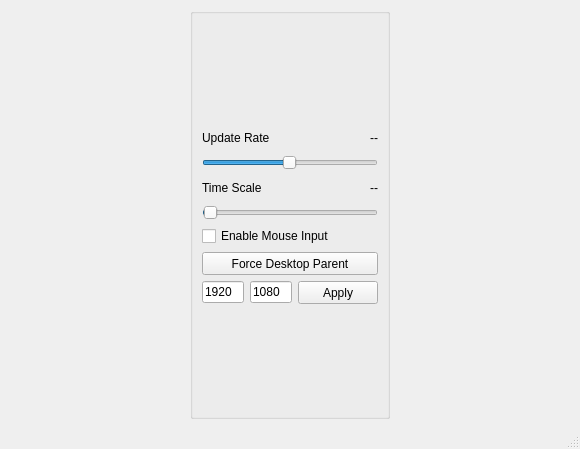
<?xml version="1.0" encoding="UTF-8"?>
<ui version="4.0">
 <class>MainWindow</class>
 <widget class="QMainWindow" name="MainWindow">
  <property name="geometry">
   <rect>
    <x>0</x>
    <y>0</y>
    <width>580</width>
    <height>449</height>
   </rect>
  </property>
  <property name="maximumSize">
   <size>
    <width>580</width>
    <height>581</height>
   </size>
  </property>
  <property name="windowTitle">
   <string>ShaderPaper</string>
  </property>
  <widget class="QWidget" name="centralwidget">
   <layout class="QGridLayout" name="gridLayout">
    <property name="leftMargin">
     <number>8</number>
    </property>
    <property name="topMargin">
     <number>8</number>
    </property>
    <property name="rightMargin">
     <number>8</number>
    </property>
    <property name="bottomMargin">
     <number>8</number>
    </property>
    <item row="0" column="0">
     <widget class="QGroupBox" name="groupBox">
      <property name="maximumSize">
       <size>
        <width>200</width>
        <height>16777215</height>
       </size>
      </property>
      <property name="title">
       <string/>
      </property>
      <property name="flat">
       <bool>false</bool>
      </property>
      <property name="checkable">
       <bool>false</bool>
      </property>
      <layout class="QVBoxLayout" name="verticalLayout_3">
       <item>
        <layout class="QVBoxLayout" name="verticalLayout">
         <item>
          <layout class="QHBoxLayout" name="horizontalLayout_3">
           <item>
            <widget class="QLabel" name="label_3">
             <property name="maximumSize">
              <size>
               <width>16777215</width>
               <height>23</height>
              </size>
             </property>
             <property name="text">
              <string>Update Rate</string>
             </property>
            </widget>
           </item>
           <item>
            <widget class="QLabel" name="updateRateLabel">
             <property name="maximumSize">
              <size>
               <width>16777215</width>
               <height>23</height>
              </size>
             </property>
             <property name="text">
              <string>--</string>
             </property>
             <property name="alignment">
              <set>Qt::AlignRight|Qt::AlignTrailing|Qt::AlignVCenter</set>
             </property>
            </widget>
           </item>
          </layout>
         </item>
         <item>
          <widget class="QSlider" name="updateRateSlider">
           <property name="sizePolicy">
            <sizepolicy hsizetype="Minimum" vsizetype="Fixed">
             <horstretch>0</horstretch>
             <verstretch>0</verstretch>
            </sizepolicy>
           </property>
           <property name="minimum">
            <number>1</number>
           </property>
           <property name="maximum">
            <number>120</number>
           </property>
           <property name="singleStep">
            <number>1</number>
           </property>
           <property name="pageStep">
            <number>10</number>
           </property>
           <property name="value">
            <number>60</number>
           </property>
           <property name="orientation">
            <enum>Qt::Horizontal</enum>
           </property>
           <property name="invertedAppearance">
            <bool>false</bool>
           </property>
           <property name="tickInterval">
            <number>0</number>
           </property>
          </widget>
         </item>
         <item>
          <layout class="QHBoxLayout" name="horizontalLayout_2">
           <property name="sizeConstraint">
            <enum>QLayout::SetDefaultConstraint</enum>
           </property>
           <item>
            <widget class="QLabel" name="label">
             <property name="maximumSize">
              <size>
               <width>16777215</width>
               <height>23</height>
              </size>
             </property>
             <property name="text">
              <string>Time Scale</string>
             </property>
            </widget>
           </item>
           <item>
            <widget class="QLabel" name="timescaleLabel">
             <property name="maximumSize">
              <size>
               <width>16777215</width>
               <height>23</height>
              </size>
             </property>
             <property name="text">
              <string>--</string>
             </property>
             <property name="alignment">
              <set>Qt::AlignRight|Qt::AlignTrailing|Qt::AlignVCenter</set>
             </property>
            </widget>
           </item>
          </layout>
         </item>
         <item>
          <widget class="QSlider" name="timescaleSlider">
           <property name="sizePolicy">
            <sizepolicy hsizetype="Minimum" vsizetype="Fixed">
             <horstretch>0</horstretch>
             <verstretch>0</verstretch>
            </sizepolicy>
           </property>
           <property name="minimum">
            <number>1</number>
           </property>
           <property name="maximum">
            <number>1000</number>
           </property>
           <property name="singleStep">
            <number>1</number>
           </property>
           <property name="pageStep">
            <number>10</number>
           </property>
           <property name="value">
            <number>10</number>
           </property>
           <property name="orientation">
            <enum>Qt::Horizontal</enum>
           </property>
           <property name="invertedAppearance">
            <bool>false</bool>
           </property>
           <property name="tickInterval">
            <number>0</number>
           </property>
          </widget>
         </item>
         <item>
          <widget class="QCheckBox" name="mouseCheckBox">
           <property name="sizePolicy">
            <sizepolicy hsizetype="Minimum" vsizetype="Fixed">
             <horstretch>0</horstretch>
             <verstretch>0</verstretch>
            </sizepolicy>
           </property>
           <property name="text">
            <string>Enable Mouse Input</string>
           </property>
          </widget>
         </item>
         <item>
          <widget class="QPushButton" name="forceButton">
           <property name="sizePolicy">
            <sizepolicy hsizetype="Minimum" vsizetype="Fixed">
             <horstretch>0</horstretch>
             <verstretch>0</verstretch>
            </sizepolicy>
           </property>
           <property name="minimumSize">
            <size>
             <width>0</width>
             <height>23</height>
            </size>
           </property>
           <property name="text">
            <string>Force Desktop Parent</string>
           </property>
          </widget>
         </item>
         <item>
          <layout class="QHBoxLayout" name="horizontalLayout_4">
           <item>
            <widget class="QLineEdit" name="resWidth">
             <property name="text">
              <string>1920</string>
             </property>
            </widget>
           </item>
           <item>
            <widget class="QLineEdit" name="resHeight">
             <property name="text">
              <string>1080</string>
             </property>
            </widget>
           </item>
           <item>
            <widget class="QPushButton" name="setResButton">
             <property name="minimumSize">
              <size>
               <width>0</width>
               <height>23</height>
              </size>
             </property>
             <property name="text">
              <string>Apply</string>
             </property>
            </widget>
           </item>
          </layout>
         </item>
        </layout>
       </item>
      </layout>
      <zorder>timescaleLabel</zorder>
      <zorder></zorder>
     </widget>
    </item>
    <item row="0" column="1">
     <layout class="QHBoxLayout" name="galleryContainerLayout">
      <property name="sizeConstraint">
       <enum>QLayout::SetMaximumSize</enum>
      </property>
     </layout>
    </item>
   </layout>
  </widget>
  <widget class="QStatusBar" name="statusbar">
   <property name="sizeGripEnabled">
    <bool>true</bool>
   </property>
  </widget>
 </widget>
 <resources/>
 <connections>
  <connection>
   <sender>timescaleSlider</sender>
   <signal>valueChanged(int)</signal>
   <receiver>timescaleLabel</receiver>
   <slot>setNum(int)</slot>
   <hints>
    <hint type="sourcelabel">
     <x>160</x>
     <y>84</y>
    </hint>
    <hint type="destinationlabel">
     <x>218</x>
     <y>90</y>
    </hint>
   </hints>
  </connection>
  <connection>
   <sender>updateRateSlider</sender>
   <signal>valueChanged(int)</signal>
   <receiver>updateRateLabel</receiver>
   <slot>setNum(int)</slot>
   <hints>
    <hint type="sourcelabel">
     <x>113</x>
     <y>135</y>
    </hint>
    <hint type="destinationlabel">
     <x>222</x>
     <y>124</y>
    </hint>
   </hints>
  </connection>
 </connections>
</ui>
